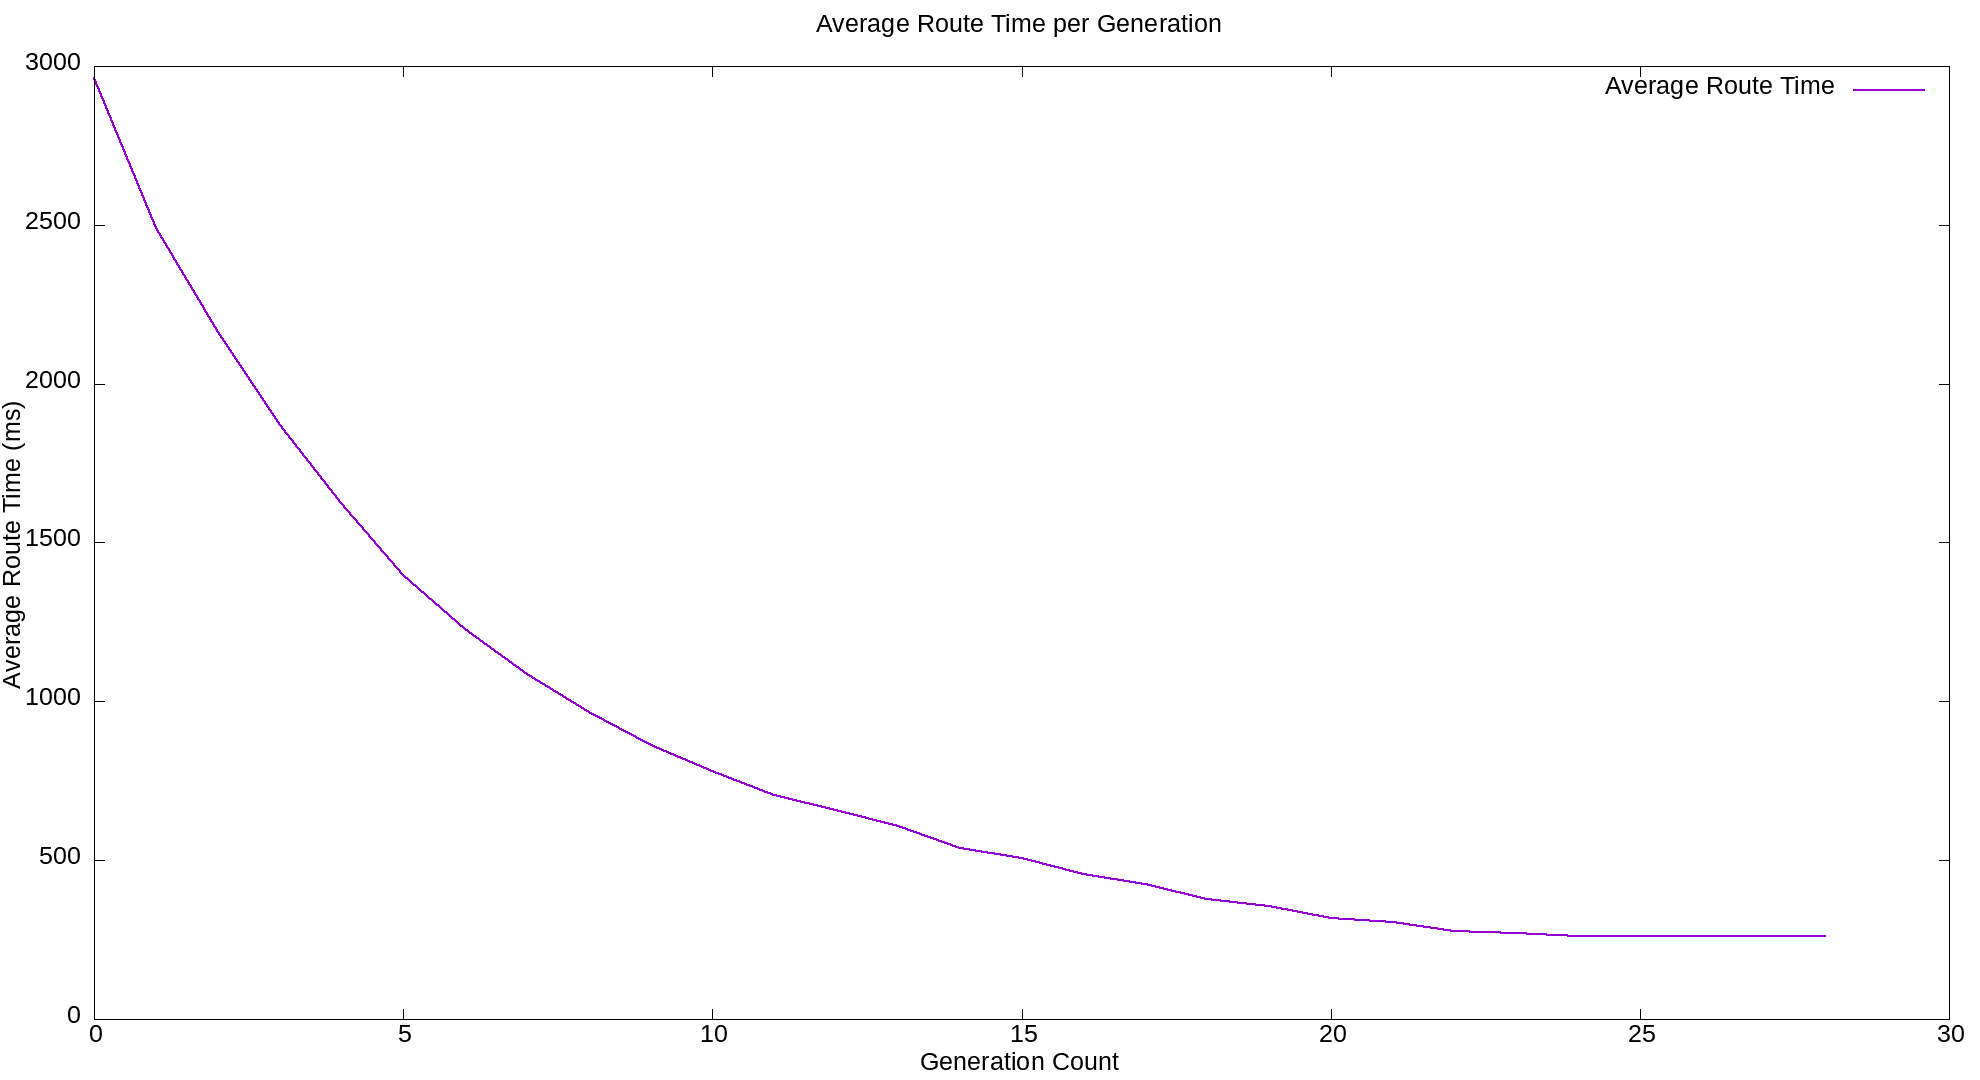

gnuplot code for this plot:
set terminal png size 1980,1080 

set tics font ',19'
set key font ",19"
set xlabel font ",19"
set ylabel font ",19"
set title font ",19"

set title "Average Route Time per Generation"
set xlabel "Generation Count"
set ylabel "Average Route Time (ms)"

plot "avg_routeTime.txt" index 0 with lines linewidth 2 title 'Average Route Time'
     
     
set term png
set output "avg_routeTime.png"
replot
